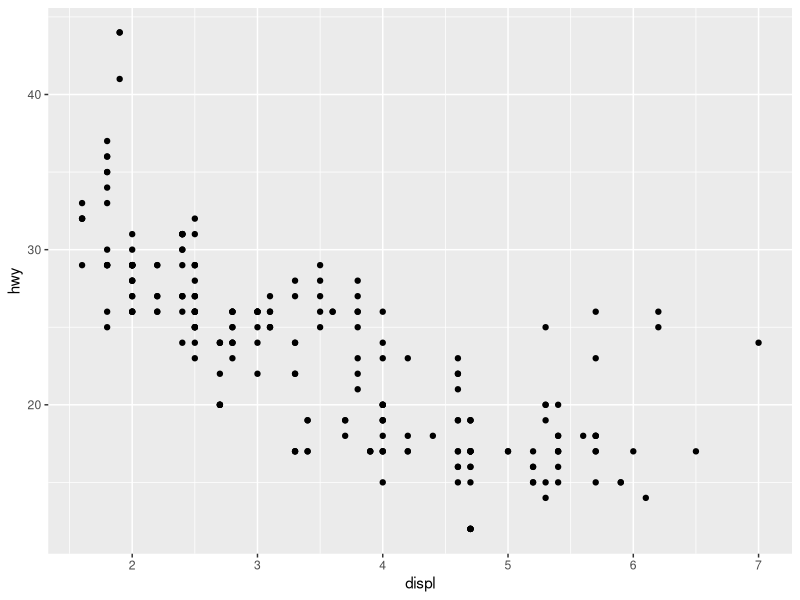
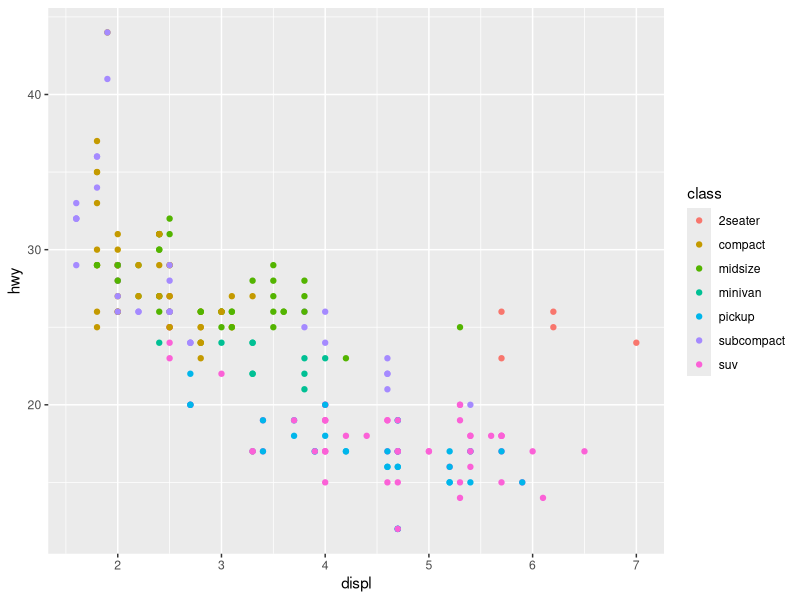
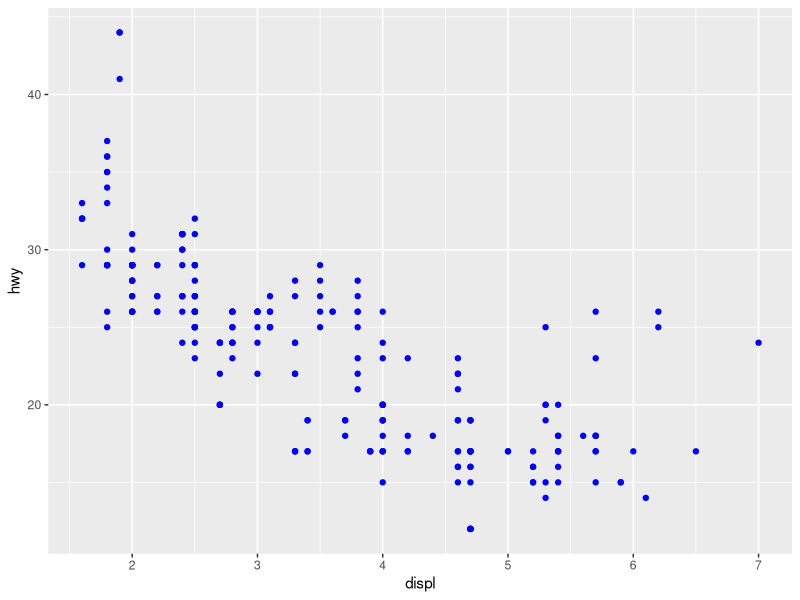
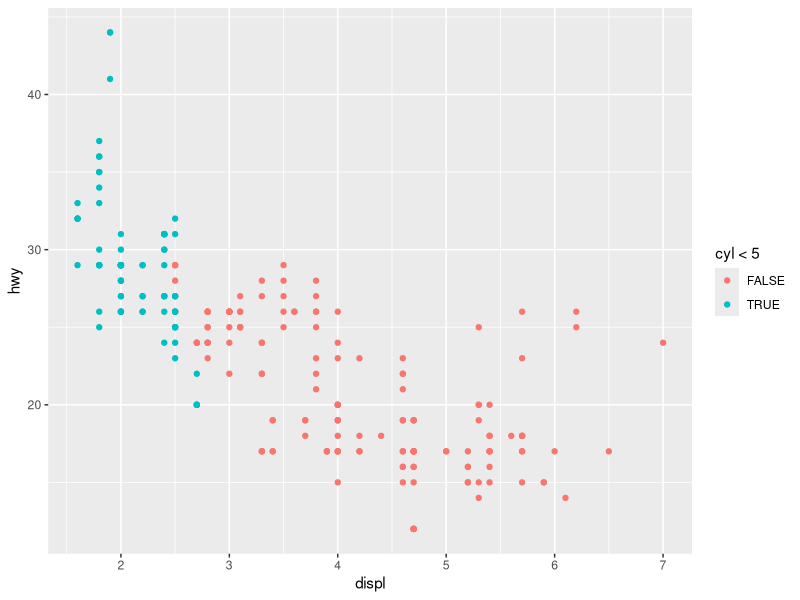
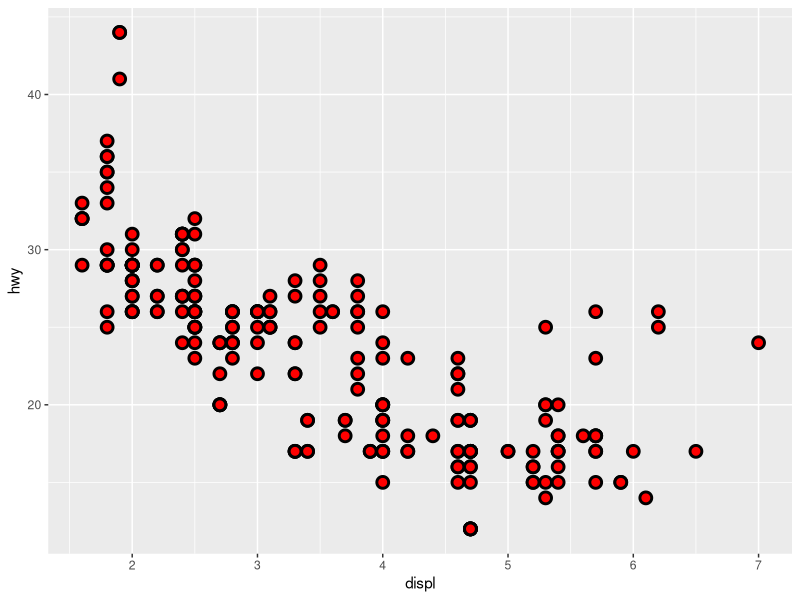
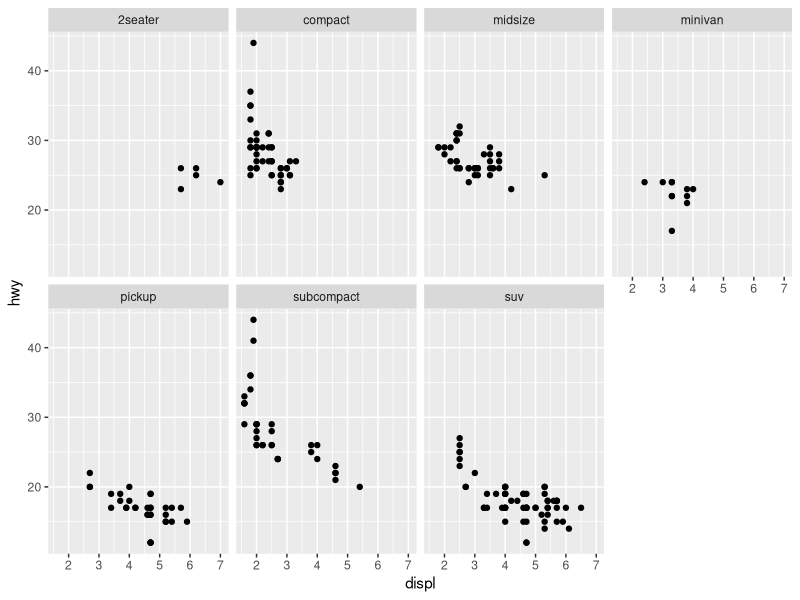
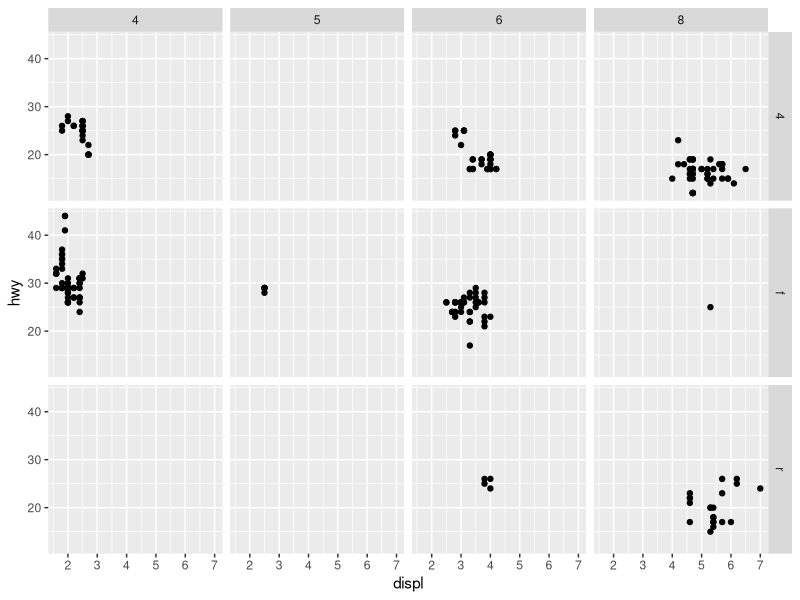
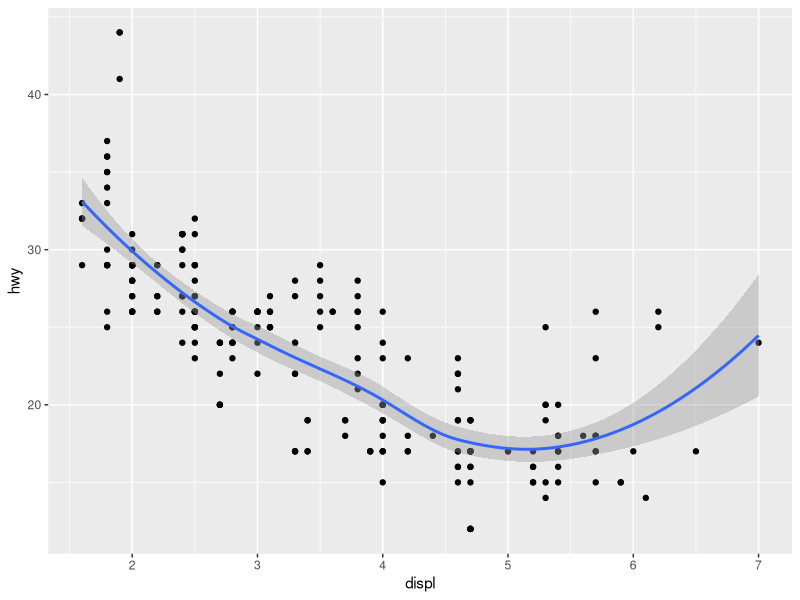

Here is the R script that generated these plots, in order:
## ---- chunk 1
#| include: false
options(max.print = 20)
knitr::opts_chunk$set(fig.width = 7, fig.height = 3)
knitr::knit_hooks$set(output = function(x, options) {
  paste0(
    '\\begin{tcolorbox}[colback=orange!8!white, colframe=orange!60!black,',
    ' boxrule=0.4pt, left=2pt, right=2pt, top=2pt, bottom=2pt,',
    ' fontupper=\\footnotesize\\ttfamily]\n',
    '\\begin{verbatim}\n', x,
    '\\end{verbatim}\n\\end{tcolorbox}\n'
  )
})
library(tidyverse)
## ---- chunk 2
#| results: hold
dim(mpg)
names(mpg)
## ---- chunk 3
ggplot(data = mpg) +
  geom_point(mapping = aes(x = displ, y = hwy))
## ---- chunk 4
ggplot(data = mpg) +
  geom_point(mapping = aes(x = displ, y = hwy, color = class))
## ---- chunk 5
# Color fuera de aes() → color fijo
ggplot(data = mpg) +
  geom_point(mapping = aes(x = displ, y = hwy), color = "blue")
## ---- chunk 6
# Correcto: condición dentro de aes()
ggplot(data = mpg) +
  geom_point(mapping = aes(x = displ, y = hwy, color = cyl < 5))
## ---- chunk 7
ggplot(data = mpg) +
  geom_point(mapping = aes(x = displ, y = hwy),
             shape = 21, colour = "black", fill = "red",
             size = 3, stroke = 1.5)
## ---- chunk 8
#| fig-height: 3.5
ggplot(data = mpg) +
  geom_point(mapping = aes(x = displ, y = hwy)) +
  facet_wrap(~ class, nrow = 2)
## ---- chunk 9
#| fig-height: 3.5
ggplot(data = mpg) +
  geom_point(mapping = aes(x = displ, y = hwy)) +
  facet_grid(drv ~ cyl)
## ---- chunk 10
ggplot(data = mpg) +
  geom_point(mapping = aes(x = displ, y = hwy)) +
  geom_smooth(mapping = aes(x = displ, y = hwy))
## ---- chunk 11
ggplot(data = mpg) +
  geom_smooth(mapping = aes(x = displ, y = hwy, linetype = drv))
## ---- chunk 12
ggplot(data = mpg, mapping = aes(x = displ, y = hwy)) +
  geom_point(mapping = aes(color = class)) +
  geom_smooth(mapping = aes(color = drv), show.legend = FALSE)
## ---- chunk 13
#| results: hold
dim(diamonds)
names(diamonds)
## ---- chunk 14
ggplot(data = diamonds) +
  geom_bar(mapping = aes(x = cut))
## ---- chunk 15
ggplot(data = diamonds) +
  geom_bar(mapping = aes(x = cut, y = after_stat(prop), group = 1))
## ---- chunk 16
ggplot(data = diamonds) +
  geom_boxplot(mapping = aes(x = cut, y = depth))
